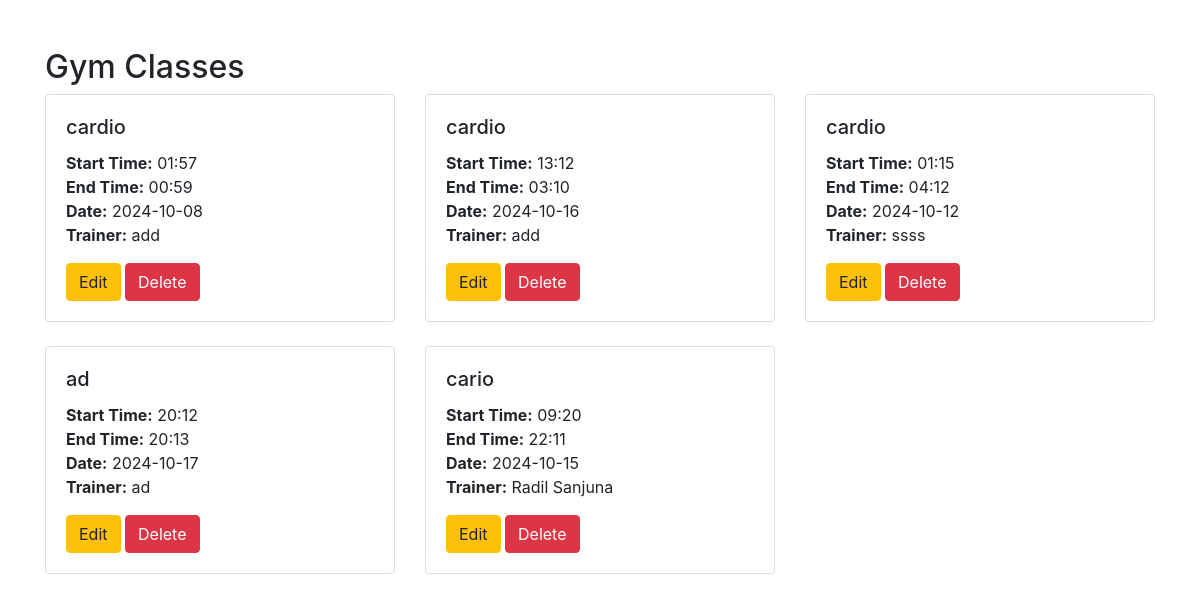
Page /admin/display_classes.php on the committed database.
### tables this page shows
CREATE TABLE IF NOT EXISTS `gym_classes` (
  `id` int NOT NULL AUTO_INCREMENT,
  `class_name` varchar(100) DEFAULT NULL,
  `start_time` varchar(50) DEFAULT NULL,
  `end_time` varchar(50) DEFAULT NULL,
  `date` date DEFAULT NULL,
  `trainer_name` varchar(100) DEFAULT NULL,
  PRIMARY KEY (`id`)
);

### admin/display_classes.php (the view, shortened to what this page needs)
<?php
include '../Components/DatabaseConnection.php';
$sql = "SELECT * FROM gym_classes";
$result = $conn->query($sql);
?>
<!DOCTYPE html>
<html lang="en">
<head>
    <link href="https://stackpath.bootstrapcdn.com/bootstrap/4.5.2/css/bootstrap.min.css" rel="stylesheet">
</head>
<body>
    <div class="container mt-5">
        <h2>Gym Classes</h2>
        <div class="row">
            <?php if ($result->num_rows > 0): ?>
                <?php while($row = $result->fetch_assoc()): ?>
                    <div class="col-md-4">
                        <div class="card mb-4">
                            <div class="card-body">
                                <h5 class="card-title"><?php echo htmlspecialchars($row['class_name']); ?></h5>
                                <p class="card-text">
                                    <strong>Start Time:</strong> <?php echo htmlspecialchars($row['start_time']); ?><br>
                                    <strong>End Time:</strong> <?php echo htmlspecialchars($row['end_time']); ?><br>
                                    <strong>Date:</strong> <?php echo htmlspecialchars($row['date']); ?><br>
                                    <strong>Trainer:</strong> <?php echo htmlspecialchars($row['trainer_name']); ?>
                                </p>
                                <a href="edit_class.php?id=<?php echo $row['id']; ?>" class="btn btn-warning">Edit</a>
                                <a href="delete_class.php?id=<?php echo $row['id']; ?>" class="btn btn-danger" onclick="return confirm('Are you sure you want to delete this class?');">Delete</a>
                            </div>
                        </div>
                    </div>
                <?php endwhile; ?>
            <?php else: ?>
                <div class="alert alert-info" role="alert">No gym classes found.</div>
            <?php endif; ?>
        </div>
    </div>
</body>
</html>

### rows in the picture
gym_classes: class_name "cardio", start_time "01:57", end_time "00:59", date "2024-10-08", trainer_name "add"
gym_classes: class_name "cardio", start_time "13:12", end_time "03:10", date "2024-10-16", trainer_name "add"
gym_classes: class_name "cardio", start_time "01:15", end_time "04:12", date "2024-10-12", trainer_name "ssss"
gym_classes: class_name "ad", start_time "20:12", end_time "20:13", date "2024-10-17", trainer_name "ad"
gym_classes: class_name "cario", start_time "09:20", end_time "22:11", date "2024-10-15", trainer_name "Radil Sanjuna"
